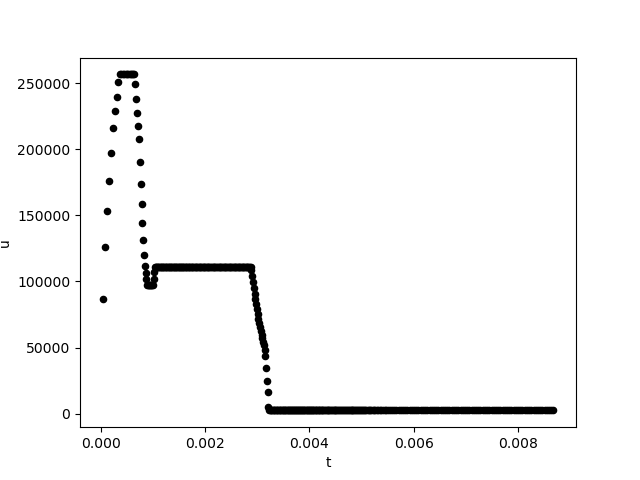

The Python source for this figure:

import pandas as pd
import matplotlib.pyplot as plt
import numpy as np
import glob


filz = np.sort(glob.glob('./Outputs/*.csv'))

res = []

jj = 135165

for nam in filz:

	df = pd.read_csv(nam)

	t = float(nam.split('/')[-1][2:-4])

	rho = df['rho'].values
	u = df['u'].values
	
	res.append([t, u[jj]])

res = np.array(res)

print(res)

t = res[:, 0]
u = res[:, 1]

plt.scatter(t, u, s = 20, color = 'black')
#plt.xlim(0.0, 0.0075)
#plt.ylim(2350.0, 2400)
plt.xlabel('t')
plt.ylabel('u')
plt.savefig('u_vs_t.png')
plt.show()







